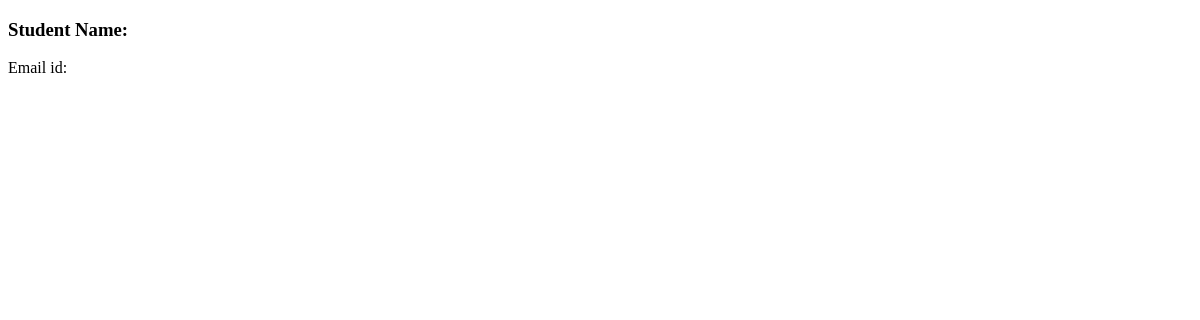
Before: /student/2/ with the older database file.
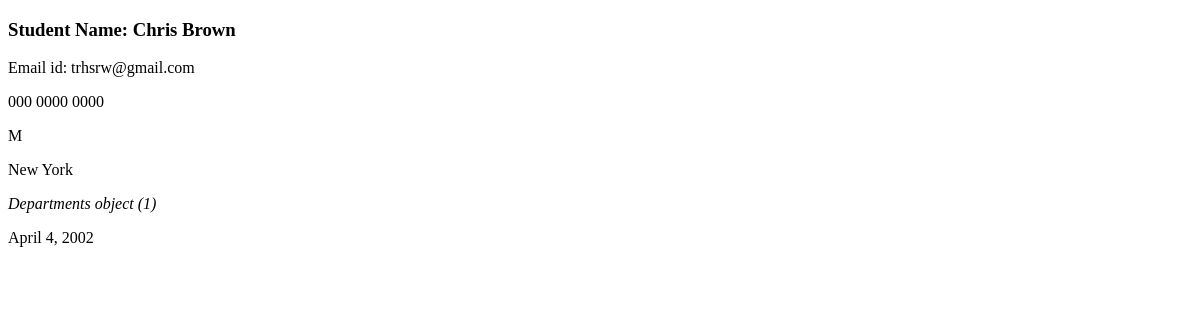
After: the same page with the newer database file.
### students/models.py (models this page shows)
class Student(models.Model):
    GENDER_CHOICES =[
        ("M", "Male"),
        ("f", "female")
    ]
    first_name = models.CharField(max_length = 30)
    last_name = models.CharField(max_length = 30, blank = True)
    email_id = models.EmailField(max_length = 254, unique = True)
    phone_number = models.CharField(max_length = 100, blank = True)
    student_gender = models.CharField(choices = GENDER_CHOICES, max_length = 1)
    student_address = models.TextField(max_length = 1000)
    student_department = models.ManyToManyField('Departments')
    date_of_birth = models.DateField()

class Departments(models.Model):
    department_name = models.CharField(max_length = 30)

### students/views.py (the view)
# urls.py: path('student/<int:student_id>/', views.student, name = "student"),
def student(request,student_id):
    try:
     student = Student.objects.get(id=student_id)
    except Student.DoesNotExist:
       student = None
    return render(request, 'student.html', {'student':student})

### templates/student.html (shortened to what this page needs)
<!DOCTYPE html>
<html lang="en">
  <head>
  </head>
  <body>
    <h3>Student Name: {{ student.first_name }} {{ student.last_name }}</h3>
    <p>Email id: {{ student.email_id }}</p>
    <p>{{ student.phone_number }}</p>
    <p>{{ student.student_gender }}</p>
    <p>{{ student.student_address }}</p>
    {% for department in student.student_department.all %}
    <em> {{ department}} </em>
    {% endfor %}
    <p>{{ student.date_of_birth }}</p>
  </body>
</html>

Changed rows visible on the page:
added Student: first_name "Chris", last_name "Brown", email_id "trhsrw@gmail.com", phone_number "000 0000 0000", student_gender "M", student_address "New York", date_of_birth "April 4, 2002"
added Departments: id "Departments object (1)"
